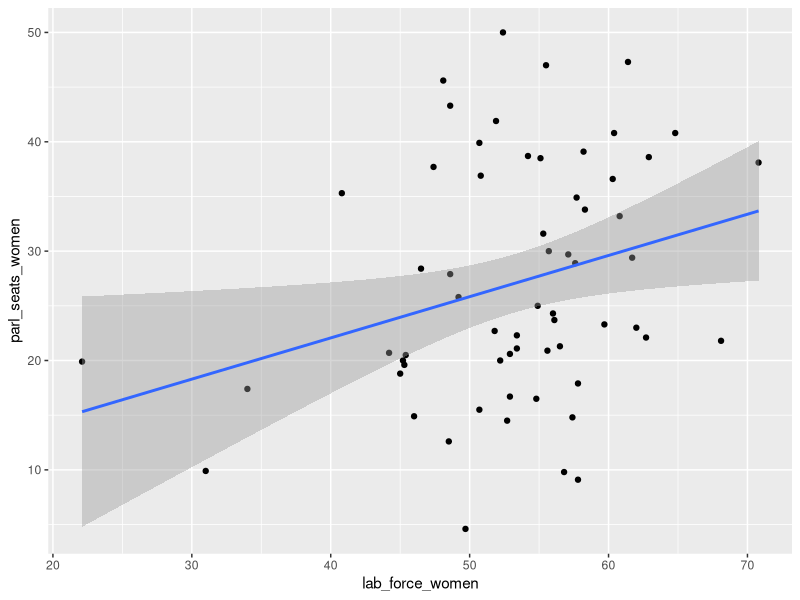
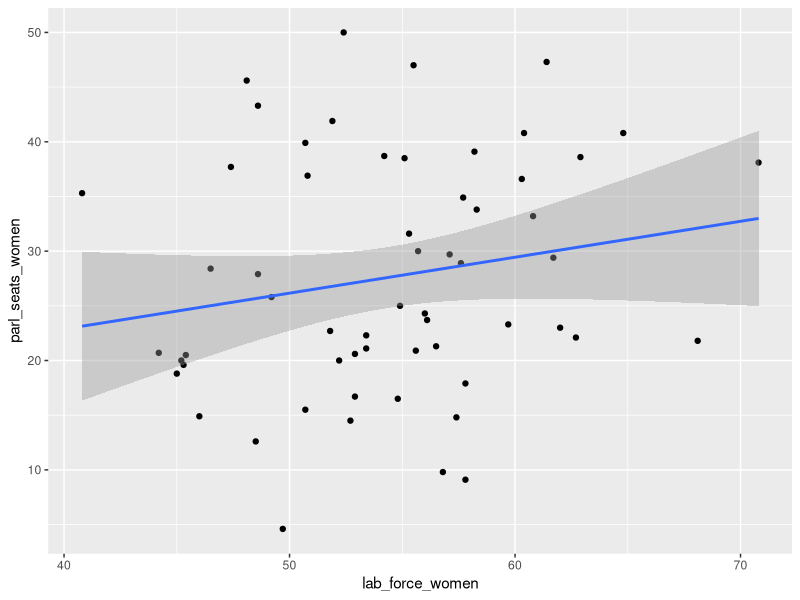
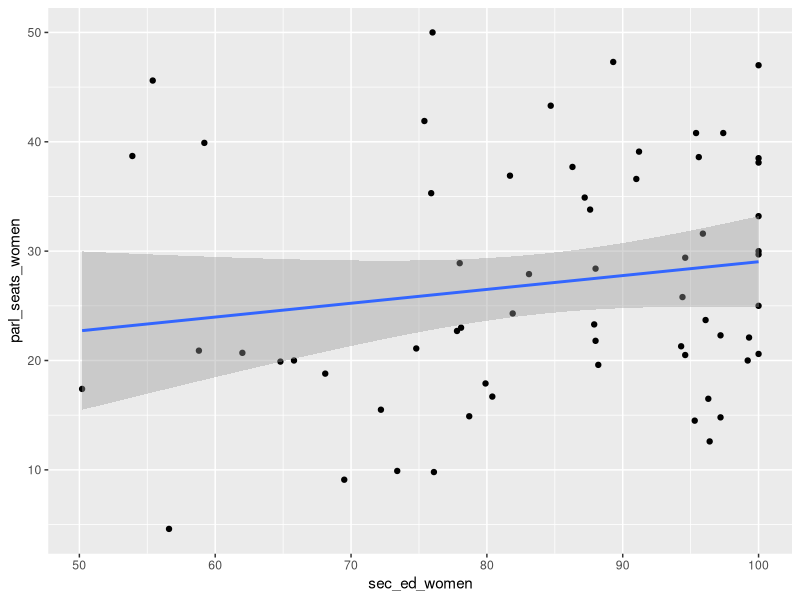
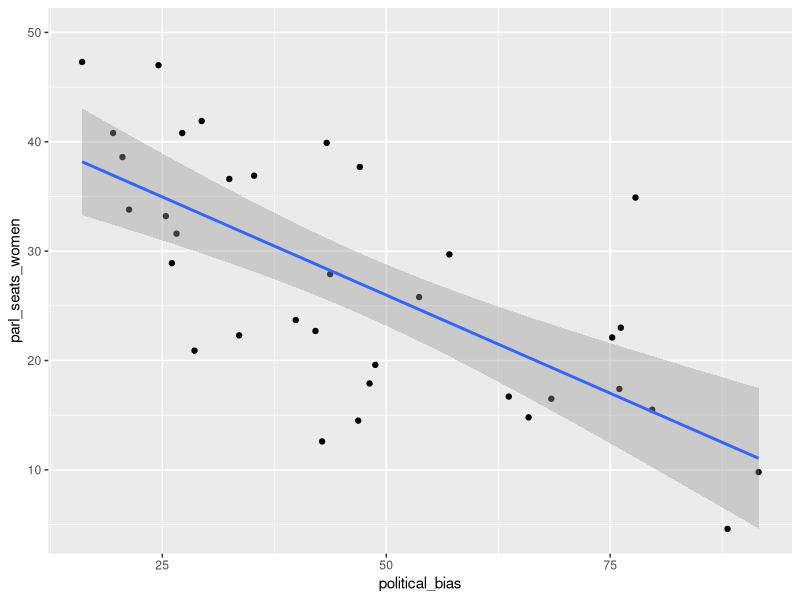

Recreate these plots in R, in order.
## ---- chunk 1
knitr::opts_chunk$set(echo = TRUE)
## ---- chunk 2

library(tidyverse)
un_gender_data <- read_csv("un_gii_gsni.csv")

un_gender_data

## ---- chunk 3

un_gender_data %>%
  ggplot() +
  geom_point(aes(x = lab_force_women, y = parl_seats_women)) +
  geom_smooth(aes(x = lab_force_women, y = parl_seats_women), method = "lm")

## ---- chunk 4

un_gender_data_2 <- un_gender_data %>%
                      filter(lab_force_women > 35)

un_gender_data_2 %>%
  ggplot() +
  geom_point(aes(x = lab_force_women, y = parl_seats_women)) +
  geom_smooth(aes(x = lab_force_women, y = parl_seats_women), method = "lm")

## ---- chunk 5

model_1 <- lm(data = un_gender_data_2, formula = parl_seats_women ~ lab_force_women)

summary(model_1)

## ---- chunk 6

model_2 <- lm(data = un_gender_data, formula = parl_seats_women ~ lab_force_women)

summary(model_2)

## ---- chunk 7

un_gender_data %>%
  ggplot() +
  geom_point(aes(x = sec_ed_women, y = parl_seats_women)) +
  geom_smooth(aes(x = sec_ed_women, y = parl_seats_women), method = "lm")

## ---- chunk 8

model_3 <- lm(data = un_gender_data, formula = parl_seats_women ~ sec_ed_women)

summary(model_3)

## ---- chunk 9

un_gender_data %>% 
  ggplot() +
  geom_point(aes(x = political_bias, y = parl_seats_women)) +
  geom_smooth(aes(x = political_bias, y = parl_seats_women), method = "lm")

## ---- chunk 10

# This time, I am going to standardise the predictor using the scale() function 
# This changes the scale of the predictor to z-scores, where now instead of a 1
# unit increase in X meaning a one percentage point increase, it will instead mean
# a one *standard deviation* increase. 
# Scaling the predictor variables in this way can be useful for comparing the 
# relative strength of different (continuous, approximately normally distributed)
# predictors (independent variables). It also makes it so that the mean of the predictors
# are all 0 - this changes the meaning of the intercept to be "the predicted value of Y
# at the mean value of X)
# Note: if you also standardised the outcome variable (dependent), then the slope coefficient (Estimate)
# would be interpreted in the same way as a Pearson's R correlation.

model_4 <- lm(data = un_gender_data, formula = parl_seats_women ~ scale(political_bias))
summary(model_4)

## ---- chunk 11

-7.792 - 1.96*1.386
-7.792 + 1.96*1.386

## ---- chunk 12

tibble(
  scale(un_gender_data$political_bias), # results using scale
  (un_gender_data$political_bias - mean(un_gender_data$political_bias, na.rm = TRUE)) / sd(un_gender_data$political_bias, na.rm = TRUE) # results using the formula manually
)


